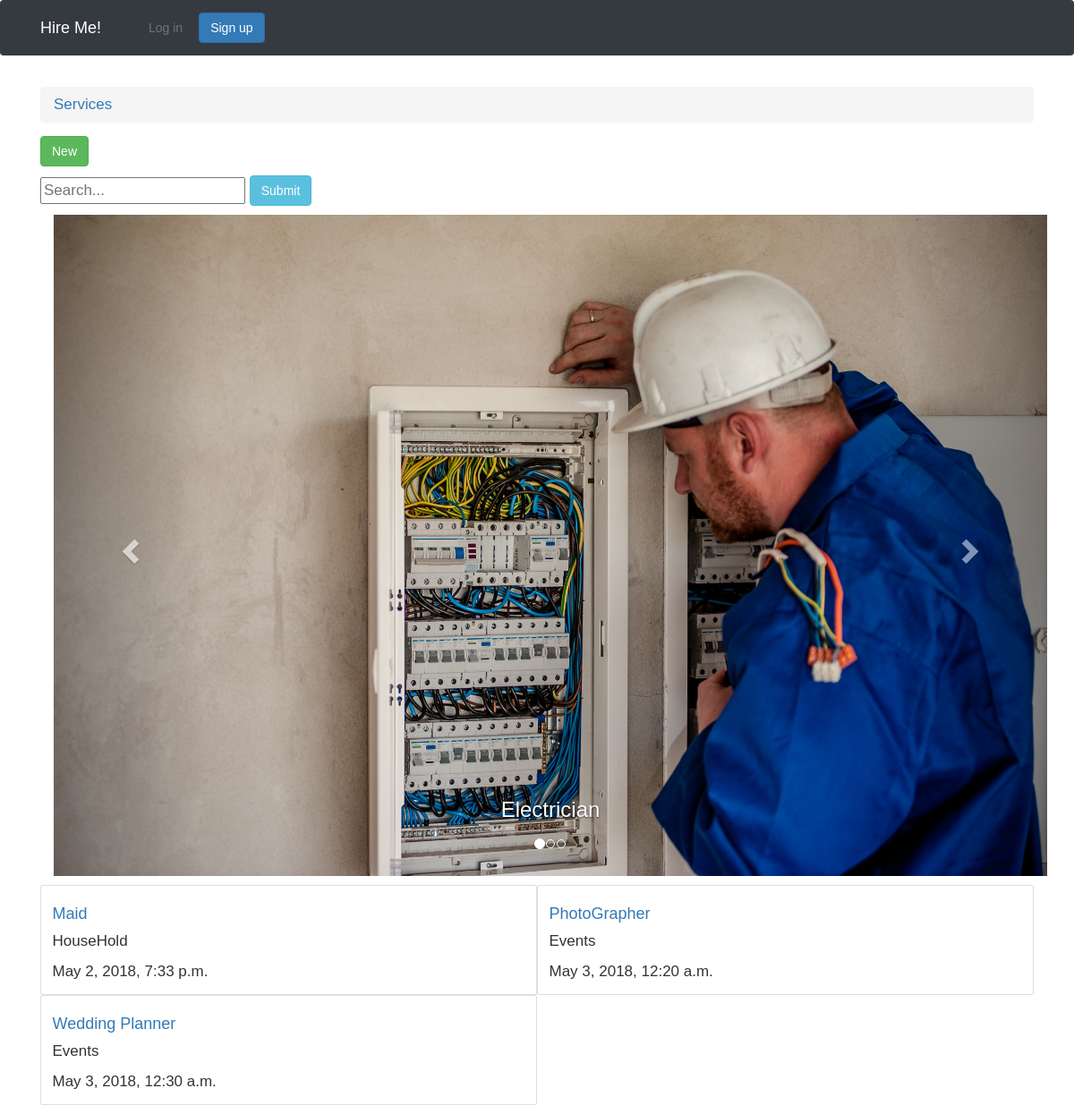
Page /services/ on the committed database.
### hire/models.py (models this page shows, shortened)
class Services(models.Model):
	name = models.CharField(max_length = 40, unique =True)
	category = models.CharField(max_length = 40)
	last_updated = models.DateTimeField(auto_now_add=True)

### hire/views.py (the view)
# urls.py: url(r'^services/$', hire_views.home, name='home'),
def home(request):
	ser = Services.objects.all()
	query = request.GET.get('search_box')
	if query:
		ser = Services.objects.filter(Q(name__icontains=query)| Q(category__icontains=query) |Q(last_updated__icontains=query))
	return render(request,'service.html',{'services':ser})

### templates/service.html (shortened to what this page needs)
{% extends 'base.html' %}
{% block link %}
  <link rel="stylesheet" href="https://maxcdn.bootstrapcdn.com/bootstrap/3.3.7/css/bootstrap.min.css">
{% endblock %}
     {% block breadcrumb %}
        <li class="breadcrumb-item"><a href="{% url 'home' %}">Services</a></li>
       {% endblock %}
	 {% block content %}
  <a href = "{% url 'new_service' %}">  <button type="submit" class="btn btn-success">New</button></a>
    <form type="GET" action="." style="margin: 0">
    <input  id="search_box" type="text" name="search_box"  placeholder="Search..." >
   <button id="search_submit" type="submit" class="btn btn-info" >Submit</button>
</form>
<div class="container">
  <div id="myCarousel" class="carousel slide" data-ride="carousel">
    <ol class="carousel-indicators">
      <li data-target="#myCarousel" data-slide-to="0" class="active"></li>
      <li data-target="#myCarousel" data-slide-to="1"></li>
      <li data-target="#myCarousel" data-slide-to="2"></li>
    </ol>
    <div class="carousel-inner">
      <div class="item active">
        <img src="/static/img/elect.jpg" alt="Los Angeles" style="width:100%;">
        <div class="carousel-caption">
          <h3>Electrician</h3>
        </div>
      </div>
    </div>
    <a class="left carousel-control" href="#myCarousel" data-slide="prev">
      <span class="glyphicon glyphicon-chevron-left"></span>
    </a>
    <a class="right carousel-control" href="#myCarousel" data-slide="next">
      <span class="glyphicon glyphicon-chevron-right"></span>
    </a>
  </div>
</div>
 <table style="width:100%">
 {% for service in services %}
     {% cycle 'row' '' as row silent %}
        {% if row %}<tr>{% endif %}
            <div class="card-columns">
            <td>
            <div class="card">
            <div class="card-body">
            <h4 class="card-title"><a href="{% url 'serve_list' service.pk %}">  {{ service.name }}</a></h4>
             <p class="card-text">{{service.category}}</p>
            <p class="card-text">{{ service.last_updated}}</p>
            </td>
            </div>
            </div>
{% endfor %}
{% endblock %}

### static/css/accounts.css (style rules this page uses)
body { padding-top:160px background-image: url(../img/1.png); }

### templates/service.html (style rules this page uses)
* { box-sizing: border-box; }
body { margin: 0; font-family: Arial; font-size: 17px; }

### rows in the picture
Services: name "Maid", category "HouseHold", last_updated "May 2, 2018, 7:33 p.m."
Services: name "PhotoGrapher", category "Events", last_updated "May 3, 2018, 12:20 a.m."
Services: name "Wedding Planner", category "Events", last_updated "May 3, 2018, 12:30 a.m."
